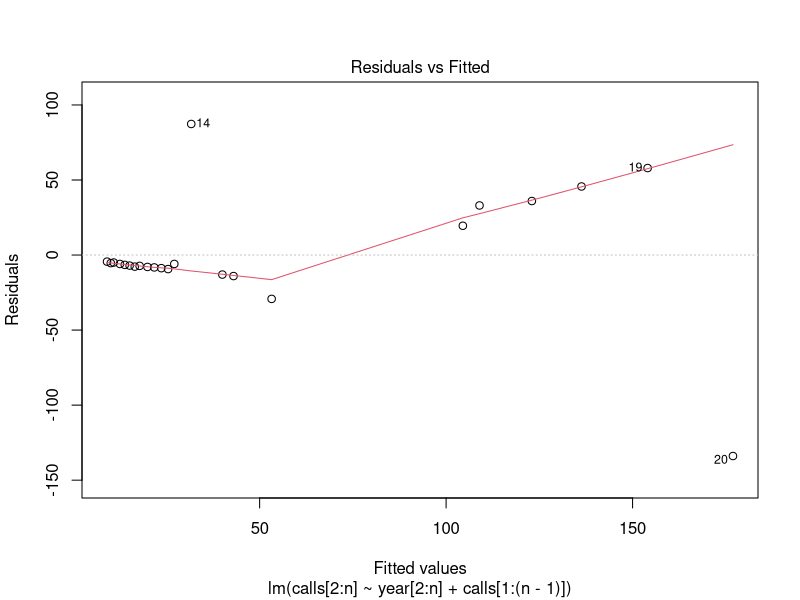
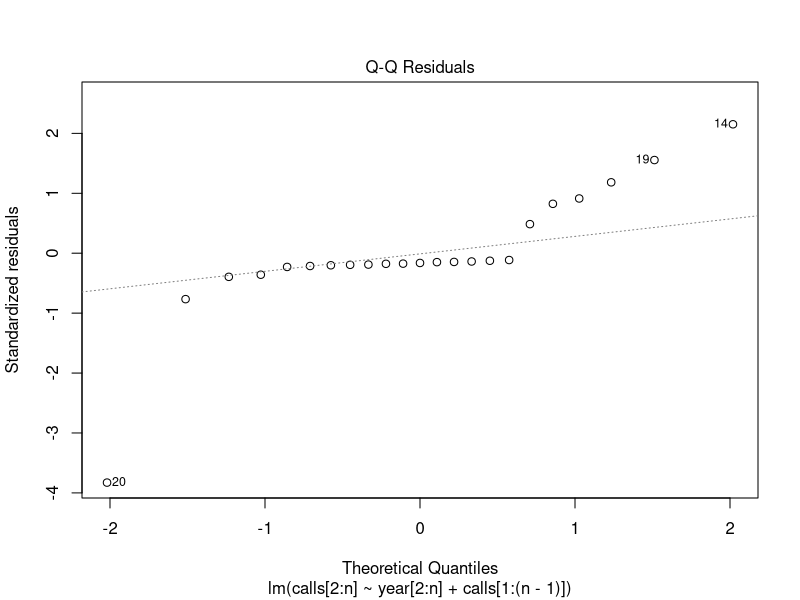
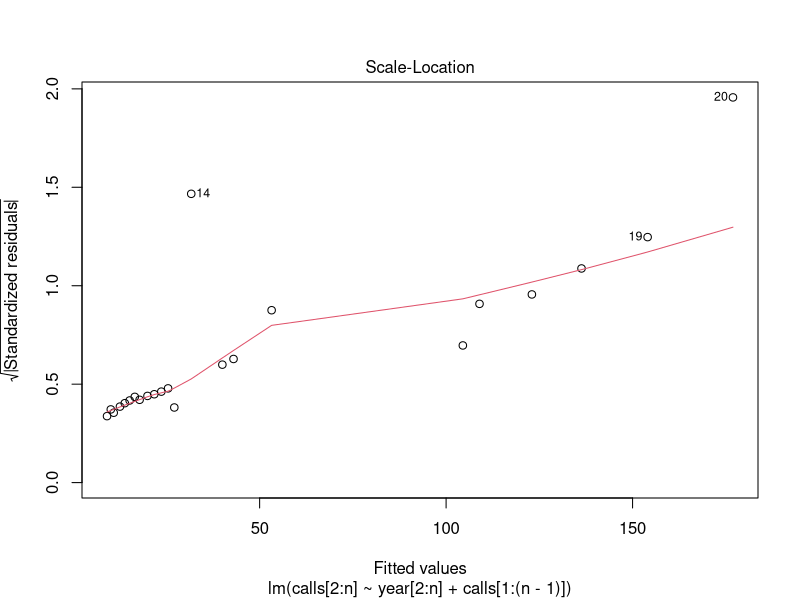
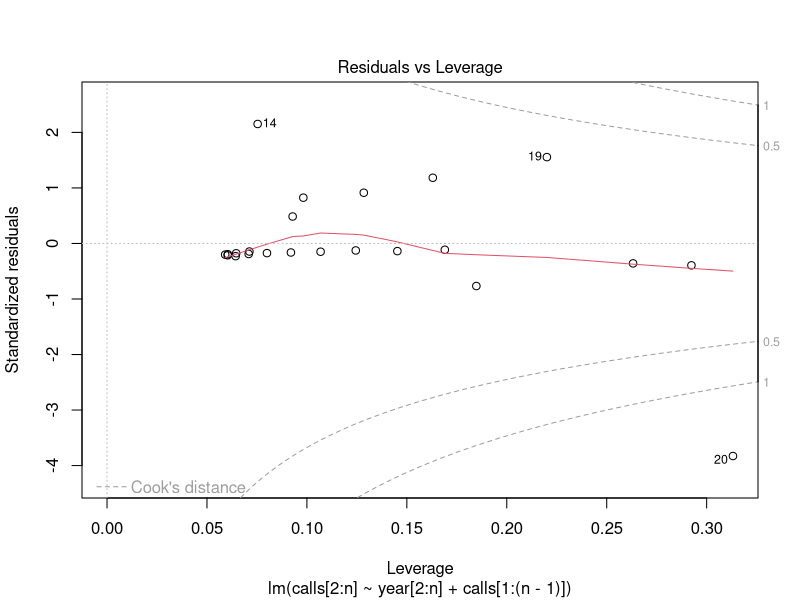

These charts were generated, in order, by the following R code:
library(MASS)
#You can get help on the dataset you're interested in like this:
## help(phones)
## dat<-data(phones)
## head(phones)
## nrow(phones)
n<-length(phones[[1]])
## phones.length
phones.mod1 <- lm(calls[2:n] ~ year[2:n] + calls[1:(n-1)], data = phones)
phones.mod1
plot(phones.mod1)
